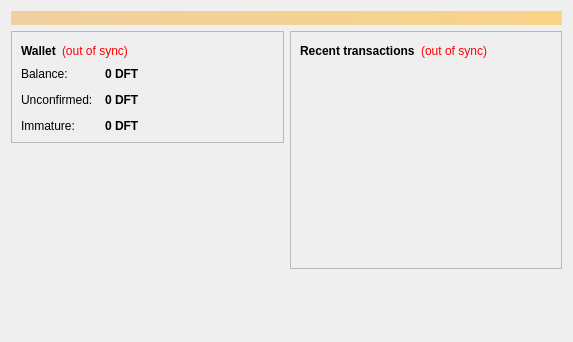
<?xml version="1.0" encoding="UTF-8"?>
<ui version="4.0">
 <class>OverviewPage</class>
 <widget class="QWidget" name="OverviewPage">
  <property name="geometry">
   <rect>
    <x>0</x>
    <y>0</y>
    <width>573</width>
    <height>342</height>
   </rect>
  </property>
  <property name="windowTitle">
   <string>Form</string>
  </property>
  <layout class="QVBoxLayout" name="topLayout">
   <item>
    <widget class="QLabel" name="labelAlerts">
     <property name="visible">
      <bool>false</bool>
     </property>
     <property name="styleSheet">
      <string notr="true">background-color: qlineargradient(x1: 0, y1: 0, x2: 1, y2: 0, stop:0 #F0D0A0, stop:1 #F8D488); color:#000000;</string>
     </property>
     <property name="wordWrap">
      <bool>true</bool>
     </property>
     <property name="margin">
      <number>3</number>
     </property>
    </widget>
   </item>
   <item>
    <layout class="QHBoxLayout" name="horizontalLayout" stretch="1,1">
     <item>
      <layout class="QVBoxLayout" name="verticalLayout_2">
       <item>
        <widget class="QFrame" name="frame">
         <property name="frameShape">
          <enum>QFrame::StyledPanel</enum>
         </property>
         <property name="frameShadow">
          <enum>QFrame::Raised</enum>
         </property>
         <layout class="QVBoxLayout" name="verticalLayout_4">
          <item>
           <layout class="QHBoxLayout" name="horizontalLayout_4">
            <item>
             <widget class="QLabel" name="label_5">
              <property name="font">
               <font>
                <weight>75</weight>
                <bold>true</bold>
               </font>
              </property>
              <property name="text">
               <string>Wallet</string>
              </property>
             </widget>
            </item>
            <item>
             <widget class="QLabel" name="labelWalletStatus">
              <property name="toolTip">
               <string>The displayed information may be out of date. Your wallet automatically synchronizes with the Deftcoin network after a connection is established, but this process has not completed yet.</string>
              </property>
              <property name="styleSheet">
               <string notr="true">QLabel { color: red; }</string>
              </property>
              <property name="text">
               <string notr="true">(out of sync)</string>
              </property>
              <property name="alignment">
               <set>Qt::AlignLeading|Qt::AlignLeft|Qt::AlignVCenter</set>
              </property>
             </widget>
            </item>
            <item>
             <spacer name="horizontalSpacer_2">
              <property name="orientation">
               <enum>Qt::Horizontal</enum>
              </property>
              <property name="sizeHint" stdset="0">
               <size>
                <width>40</width>
                <height>20</height>
               </size>
              </property>
             </spacer>
            </item>
           </layout>
          </item>
          <item>
           <layout class="QFormLayout" name="formLayout_2">
            <property name="fieldGrowthPolicy">
             <enum>QFormLayout::AllNonFixedFieldsGrow</enum>
            </property>
            <property name="horizontalSpacing">
             <number>12</number>
            </property>
            <property name="verticalSpacing">
             <number>12</number>
            </property>
            <item row="0" column="0">
             <widget class="QLabel" name="label">
              <property name="text">
               <string>Balance:</string>
              </property>
             </widget>
            </item>
            <item row="0" column="1">
             <widget class="QLabel" name="labelBalance">
              <property name="font">
               <font>
                <weight>75</weight>
                <bold>true</bold>
               </font>
              </property>
              <property name="cursor">
               <cursorShape>IBeamCursor</cursorShape>
              </property>
              <property name="toolTip">
               <string>Your current balance</string>
              </property>
              <property name="text">
               <string notr="true">0 DFT</string>
              </property>
              <property name="textInteractionFlags">
               <set>Qt::LinksAccessibleByMouse|Qt::TextSelectableByKeyboard|Qt::TextSelectableByMouse</set>
              </property>
             </widget>
            </item>
            <item row="1" column="0">
             <widget class="QLabel" name="label_3">
              <property name="text">
               <string>Unconfirmed:</string>
              </property>
             </widget>
            </item>
            <item row="1" column="1">
             <widget class="QLabel" name="labelUnconfirmed">
              <property name="font">
               <font>
                <weight>75</weight>
                <bold>true</bold>
               </font>
              </property>
              <property name="cursor">
               <cursorShape>IBeamCursor</cursorShape>
              </property>
              <property name="toolTip">
               <string>Total of transactions that have yet to be confirmed, and do not yet count toward the current balance</string>
              </property>
              <property name="text">
               <string notr="true">0 DFT</string>
              </property>
              <property name="textInteractionFlags">
               <set>Qt::LinksAccessibleByMouse|Qt::TextSelectableByKeyboard|Qt::TextSelectableByMouse</set>
              </property>
             </widget>
            </item>
            <item row="2" column="0">
             <widget class="QLabel" name="labelImmatureText">
              <property name="text">
               <string>Immature:</string>
              </property>
             </widget>
            </item>
            <item row="2" column="1">
             <widget class="QLabel" name="labelImmature">
              <property name="font">
               <font>
                <weight>75</weight>
                <bold>true</bold>
               </font>
              </property>
              <property name="toolTip">
               <string>Mined balance that has not yet matured</string>
              </property>
              <property name="text">
               <string notr="true">0 DFT</string>
              </property>
              <property name="textInteractionFlags">
               <set>Qt::LinksAccessibleByMouse|Qt::TextSelectableByKeyboard|Qt::TextSelectableByMouse</set>
              </property>
             </widget>
            </item>
           </layout>
          </item>
         </layout>
        </widget>
       </item>
       <item>
        <spacer name="verticalSpacer">
         <property name="orientation">
          <enum>Qt::Vertical</enum>
         </property>
         <property name="sizeHint" stdset="0">
          <size>
           <width>20</width>
           <height>40</height>
          </size>
         </property>
        </spacer>
       </item>
      </layout>
     </item>
     <item>
      <layout class="QVBoxLayout" name="verticalLayout_3">
       <item>
        <widget class="QFrame" name="frame_2">
         <property name="frameShape">
          <enum>QFrame::StyledPanel</enum>
         </property>
         <property name="frameShadow">
          <enum>QFrame::Raised</enum>
         </property>
         <layout class="QVBoxLayout" name="verticalLayout">
          <item>
           <layout class="QHBoxLayout" name="horizontalLayout_2">
            <item>
             <widget class="QLabel" name="label_4">
              <property name="text">
               <string>&lt;b&gt;Recent transactions&lt;/b&gt;</string>
              </property>
             </widget>
            </item>
            <item>
             <widget class="QLabel" name="labelTransactionsStatus">
              <property name="toolTip">
               <string>The displayed information may be out of date. Your wallet automatically synchronizes with the Deftcoin network after a connection is established, but this process has not completed yet.</string>
              </property>
              <property name="styleSheet">
               <string notr="true">QLabel { color: red; }</string>
              </property>
              <property name="text">
               <string notr="true">(out of sync)</string>
              </property>
              <property name="alignment">
               <set>Qt::AlignRight|Qt::AlignTrailing|Qt::AlignVCenter</set>
              </property>
             </widget>
            </item>
            <item>
             <spacer name="horizontalSpacer">
              <property name="orientation">
               <enum>Qt::Horizontal</enum>
              </property>
              <property name="sizeHint" stdset="0">
               <size>
                <width>40</width>
                <height>20</height>
               </size>
              </property>
             </spacer>
            </item>
           </layout>
          </item>
          <item>
           <widget class="QListView" name="listTransactions">
            <property name="styleSheet">
             <string notr="true">QListView { background: transparent; }</string>
            </property>
            <property name="frameShape">
             <enum>QFrame::NoFrame</enum>
            </property>
            <property name="verticalScrollBarPolicy">
             <enum>Qt::ScrollBarAlwaysOff</enum>
            </property>
            <property name="horizontalScrollBarPolicy">
             <enum>Qt::ScrollBarAlwaysOff</enum>
            </property>
            <property name="selectionMode">
             <enum>QAbstractItemView::NoSelection</enum>
            </property>
           </widget>
          </item>
         </layout>
        </widget>
       </item>
       <item>
        <spacer name="verticalSpacer_2">
         <property name="orientation">
          <enum>Qt::Vertical</enum>
         </property>
         <property name="sizeHint" stdset="0">
          <size>
           <width>20</width>
           <height>40</height>
          </size>
         </property>
        </spacer>
       </item>
      </layout>
     </item>
    </layout>
   </item>
  </layout>
 </widget>
 <resources/>
 <connections/>
</ui>
